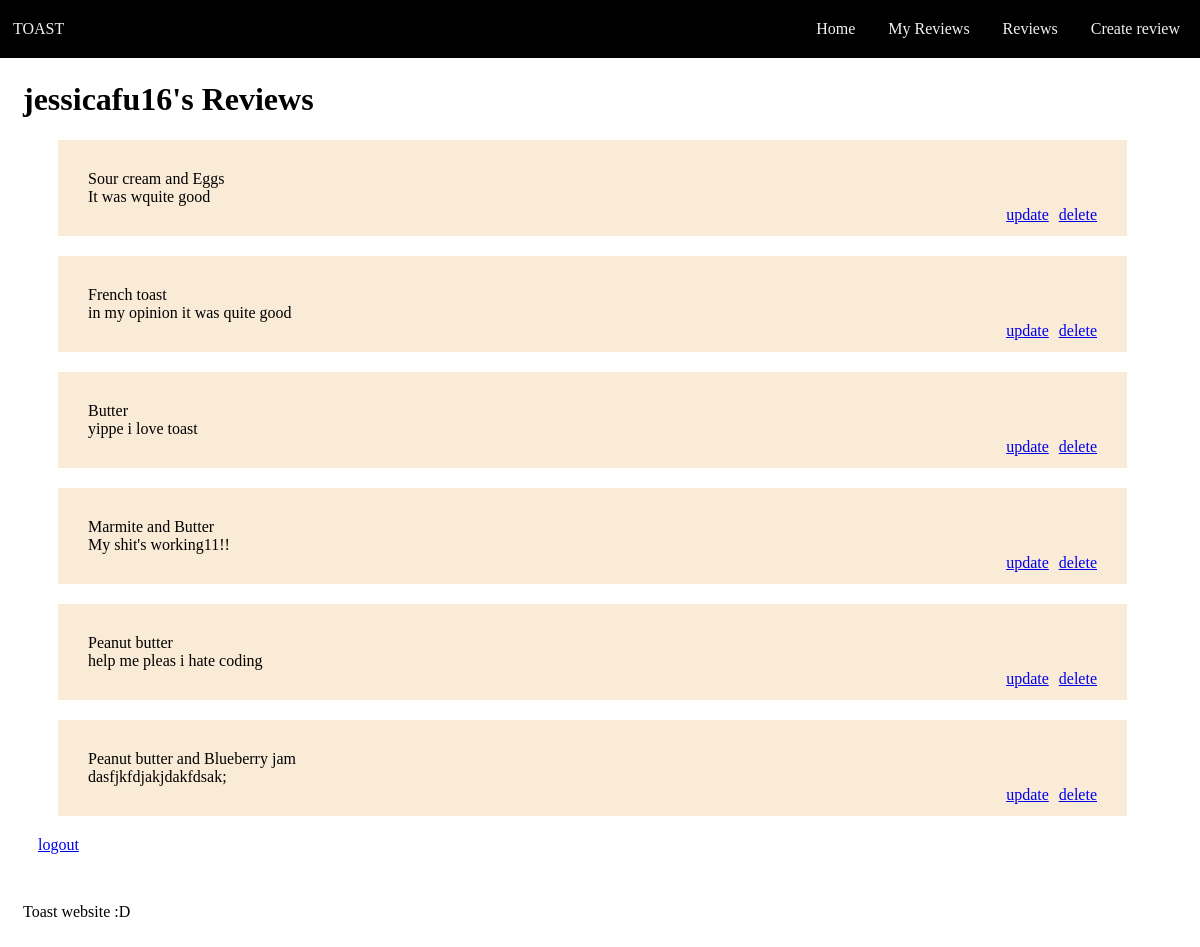
Screenshot of /my_reviews (signed in) with the database file from the repository.
### tables this page shows
CREATE TABLE Reviews (id INTEGER PRIMARY KEY AUTOINCREMENT, user_id INTEGER REFERENCES Users (id), review TEXT NOT NULL, toast_id);

CREATE TABLE Toast (id INTEGER PRIMARY KEY AUTOINCREMENT, description TEXT NOT NULL);

### routes.py (the view)
@app.route('/my_reviews')
def user_reviews():
    if 'username' not in session or session['username'] is None:
        return redirect(url_for('signup'))
    else:
        username = session["username"]
        query = "SELECT t.description, r.review, t.id FROM reviews AS r JOIN Users as u ON r.user_id = u.id join Toast AS t ON t.id = r.toast_id WHERE username = '{}'".format(
            username)
        reviews = sql_queries(query, 1)
        return render_template('my_reviews.html', reviews=reviews, username=username)

### routes.py (called while the page is built)
def sql_queries(query, option):
    connection = sqlite3.connect('toast.db')
    cursor = connection.cursor()
    cursor.execute(query)
    if option == 0:
        result = cursor.fetchone()
        return result
    elif option == 1:
        result = cursor.fetchall()
        return result
    elif option == 2:
        connection.commit()
    connection.close()

### templates/my_reviews.html (shortened to what this page needs)
{% extends 'layout.html' %}
{% block h1 -%}{{ username }}'s Reviews{%- endblock %}
    {% block main -%}
    <div class="gridContainer">
        {% for review in reviews %}
        <div class="gridItem">
            {{ review[0] }}
            <br>
            {{ review[1] }}
            <br>
            <a class="my_reviews_buttons" href="/delete_reviews">delete</a><a class="my_reviews_buttons" href="/update_reviews">update</a>
        </div>
        {% endfor %}
        <a href="/logout">logout</a>
    </div>
        <br>
    {%- endblock %}

### static/style.css (style rules this page uses)
body { word-wrap: break-word; padding:15px; }
div { background-color: #000000; padding-right: 94.7%; position: fixed; top: 0; left: 0; right: 0; width: 100%; z-index: 100; }
div.gridContainer { z-index:0; background-color:transparent; padding-right:15px; position:relative; top:auto; left:auto; right:auto; width:auto; margin:15px; }
.gridItem { z-index:0; background-color:antiquewhite; margin:20px; position: relative; top: auto; left:auto; right:auto; width:auto; padding:30px; }
.my_reviews_buttons { padding-left:10px; float:right; }

### rows the page displays
Reviews: description "Sour cream and Eggs", review "It was wquite good"
Reviews: description "French toast", review "in my opinion it was quite good"
Reviews: description "Butter", review "yippe i love toast"
Reviews: description "Marmite and Butter", review "My shit's working11!!"
Reviews: description "Peanut butter", review "help me pleas i hate coding"
Reviews: description "Peanut butter and Blueberry jam", review "dasfjkfdjakjdakfdsak;"

### other values shown
{{ username }} "jessicafu16"
